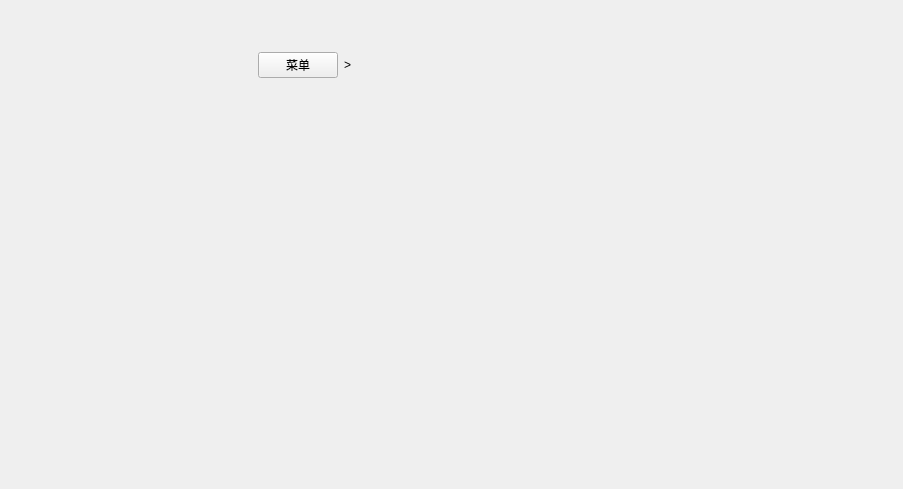
<?xml version="1.0" encoding="UTF-8"?>
<ui version="4.0">
 <class>MainWindows</class>
 <widget class="QWidget" name="MainWindows">
  <property name="geometry">
   <rect>
    <x>0</x>
    <y>0</y>
    <width>903</width>
    <height>489</height>
   </rect>
  </property>
  <property name="windowTitle">
   <string>JMComic</string>
  </property>
  <layout class="QVBoxLayout" name="verticalLayout">
   <property name="spacing">
    <number>0</number>
   </property>
   <property name="leftMargin">
    <number>3</number>
   </property>
   <property name="topMargin">
    <number>3</number>
   </property>
   <property name="rightMargin">
    <number>3</number>
   </property>
   <property name="bottomMargin">
    <number>3</number>
   </property>
   <item>
    <widget class="TitleBarWidget" name="widget" native="true">
     <property name="minimumSize">
      <size>
       <width>0</width>
       <height>40</height>
      </size>
     </property>
     <property name="maximumSize">
      <size>
       <width>16777215</width>
       <height>40</height>
      </size>
     </property>
    </widget>
   </item>
   <item>
    <widget class="QStackedWidget" name="totalStackWidget">
     <widget class="QWidget" name="subMainWindow">
      <layout class="QHBoxLayout" name="horizontalLayout_2">
       <item>
        <widget class="NavigationWidget" name="navigationWidget" native="true">
         <property name="minimumSize">
          <size>
           <width>240</width>
           <height>0</height>
          </size>
         </property>
         <property name="maximumSize">
          <size>
           <width>280</width>
           <height>16777215</height>
          </size>
         </property>
        </widget>
       </item>
       <item>
        <layout class="QVBoxLayout" name="verticalLayout_2">
         <item>
          <layout class="QHBoxLayout" name="horizontalLayout_3">
           <item>
            <layout class="QHBoxLayout" name="menuLayout">
             <item>
              <widget class="QPushButton" name="menuButton">
               <property name="text">
                <string>菜单</string>
               </property>
              </widget>
             </item>
             <item>
              <widget class="QLabel" name="label">
               <property name="text">
                <string>&gt;</string>
               </property>
              </widget>
             </item>
            </layout>
           </item>
           <item>
            <spacer name="horizontalSpacer">
             <property name="orientation">
              <enum>Qt::Horizontal</enum>
             </property>
             <property name="sizeHint" stdset="0">
              <size>
               <width>40</width>
               <height>20</height>
              </size>
             </property>
            </spacer>
           </item>
          </layout>
         </item>
         <item>
          <widget class="AnimationStackWidget" name="subStackWidget">
           <widget class="IndexView" name="indexView"/>
           <widget class="HelpView" name="helpView"/>
           <widget class="SettingView" name="settingView"/>
           <widget class="DownloadView" name="downloadView"/>
           <widget class="SearchView" name="searchView"/>
           <widget class="CommentView" name="commentView"/>
           <widget class="SubCommentView" name="subCommentView"/>
           <widget class="FavoriteView" name="favorityView"/>
           <widget class="BookInfoView" name="bookInfoView"/>
           <widget class="Waifu2xToolView" name="waifu2xToolView"/>
           <widget class="BookEpsView" name="bookEpsView"/>
           <widget class="AllCommentView" name="allCommentView"/>
           <widget class="CategoryView" name="categoryView"/>
          </widget>
         </item>
        </layout>
       </item>
      </layout>
     </widget>
     <widget class="ReadView" name="readView"/>
    </widget>
   </item>
  </layout>
 </widget>
 <customwidgets>
  <customwidget>
   <class>ReadView</class>
   <extends>QWidget</extends>
   <header location="global">view.read.read_view.h</header>
   <container>1</container>
  </customwidget>
  <customwidget>
   <class>IndexView</class>
   <extends>QWidget</extends>
   <header location="global">view.index.index_view.h</header>
   <container>1</container>
  </customwidget>
  <customwidget>
   <class>SettingView</class>
   <extends>QWidget</extends>
   <header location="global">view.setting.setting_view.h</header>
   <container>1</container>
  </customwidget>
  <customwidget>
   <class>NavigationWidget</class>
   <extends>QWidget</extends>
   <header location="global">component.widget.navigation_widget.h</header>
   <container>1</container>
  </customwidget>
  <customwidget>
   <class>AnimationStackWidget</class>
   <extends>QStackedWidget</extends>
   <header location="global">component.widget.animation_stack_widget.h</header>
   <container>1</container>
  </customwidget>
  <customwidget>
   <class>SearchView</class>
   <extends>QWidget</extends>
   <header location="global">view.search.search_view.h</header>
   <container>1</container>
  </customwidget>
  <customwidget>
   <class>FavoriteView</class>
   <extends>QWidget</extends>
   <header location="global">view.user.favorite_view.h</header>
   <container>1</container>
  </customwidget>
  <customwidget>
   <class>BookInfoView</class>
   <extends>QWidget</extends>
   <header>view.info.book_info_view.h</header>
   <container>1</container>
  </customwidget>
  <customwidget>
   <class>Waifu2xToolView</class>
   <extends>QWidget</extends>
   <header location="global">view.tool.waifu2x_tool_view.h</header>
   <container>1</container>
  </customwidget>
  <customwidget>
   <class>BookEpsView</class>
   <extends>QWidget</extends>
   <header location="global">view.info.book_eps_view.h</header>
   <container>1</container>
  </customwidget>
  <customwidget>
   <class>HelpView</class>
   <extends>QWidget</extends>
   <header location="global">view.help.help_view.h</header>
   <container>1</container>
  </customwidget>
  <customwidget>
   <class>CommentView</class>
   <extends>QWidget</extends>
   <header location="global">view.comment.comment_view.h</header>
   <container>1</container>
  </customwidget>
  <customwidget>
   <class>SubCommentView</class>
   <extends>QWidget</extends>
   <header location="global">view.comment.sub_comment_view.h</header>
   <container>1</container>
  </customwidget>
  <customwidget>
   <class>DownloadView</class>
   <extends>QWidget</extends>
   <header location="global">view.download.download_view.h</header>
   <container>1</container>
  </customwidget>
  <customwidget>
   <class>TitleBarWidget</class>
   <extends>QWidget</extends>
   <header location="global">component.widget.title_bar_widget.h</header>
   <container>1</container>
  </customwidget>
  <customwidget>
   <class>AllCommentView</class>
   <extends>QWidget</extends>
   <header location="global">view.comment.all_comment_view.h</header>
   <container>1</container>
  </customwidget>
  <customwidget>
   <class>CategoryView</class>
   <extends>QWidget</extends>
   <header location="global">view.category.category_view.h</header>
   <container>1</container>
  </customwidget>
 </customwidgets>
 <resources/>
 <connections/>
</ui>
